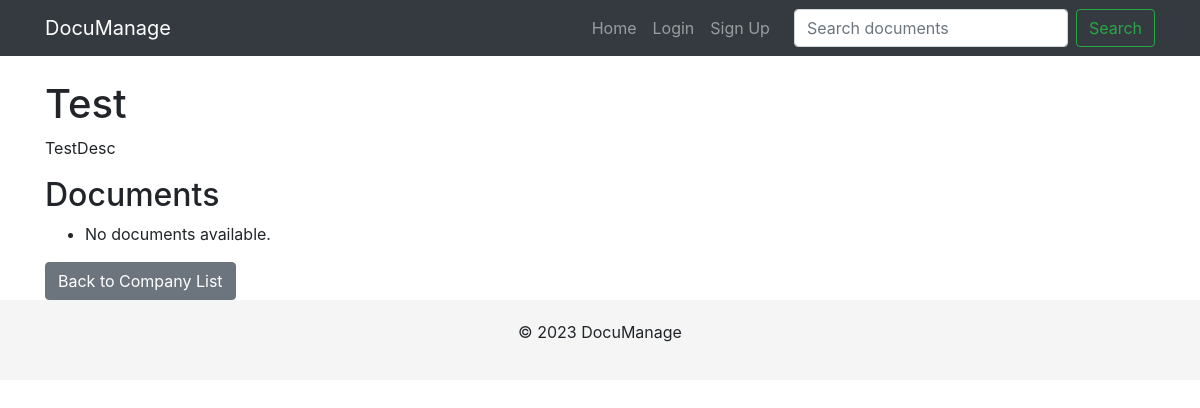
/test/, run on an earlier commit of the app's database.
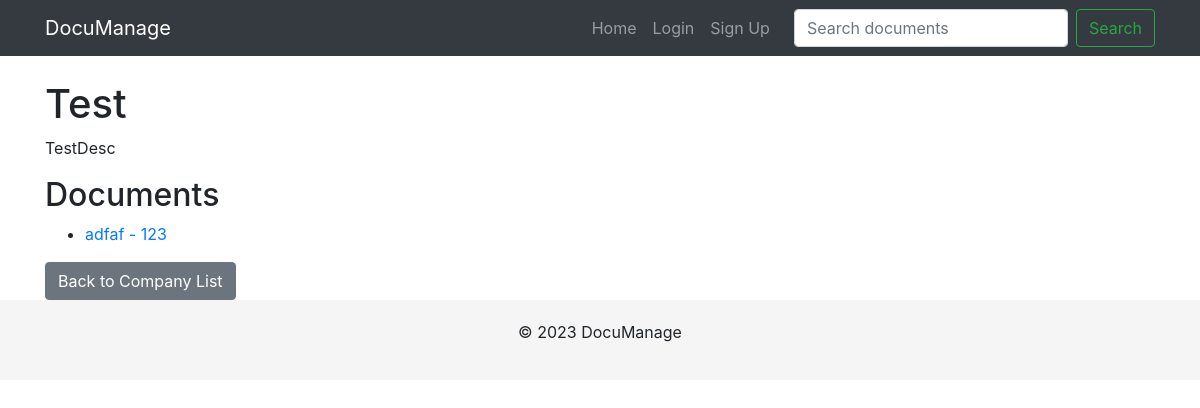
And on a later commit of the database.
### documents/models.py (models this page shows, shortened)
class Document(models.Model):
    title = models.CharField(max_length=100)
    company = models.ForeignKey(Company, on_delete=models.CASCADE)
    year = models.IntegerField()
    document = models.FileField(upload_to=document_upload_to)

### documents/views.py (the view)
# urls.py: path('<slug:company_slug>/', views.company_detail, name='company_detail'),
def company_detail(request, company_slug):
    company = get_object_or_404(Company, slug=company_slug)
    documents_by_year = Document.objects.filter(company=company).order_by('-year')
    return render(request, 'documents/company_detail.html', {'company': company, 'documents': documents_by_year})

### documents/templates/documents/company_detail.html (shortened to what this page needs)
{% extends "documents/base.html" %}
{% block content %}
    <h1>{{ company.name }}</h1>
    <p>{{ company.description }}</p>
    <h2>Documents</h2>
    <ul>
        {% for document in documents %}
            <li>
                <a href="{% url 'document_detail' company.slug document.year document.title %}">
                    {{ document.title }} - {{ document.year }}
                </a>
            </li>
        {% empty %}
            <li>No documents available.</li>
        {% endfor %}
    </ul>
    <a href="{% url 'company_list' %}" class="btn btn-secondary">Back to Company List</a>
{% endblock %}

What changed in the data, as far as the page shows it:
added Document: title "adfaf", year "123"
Also different on the page:
text no longer shown: "No documents available."
